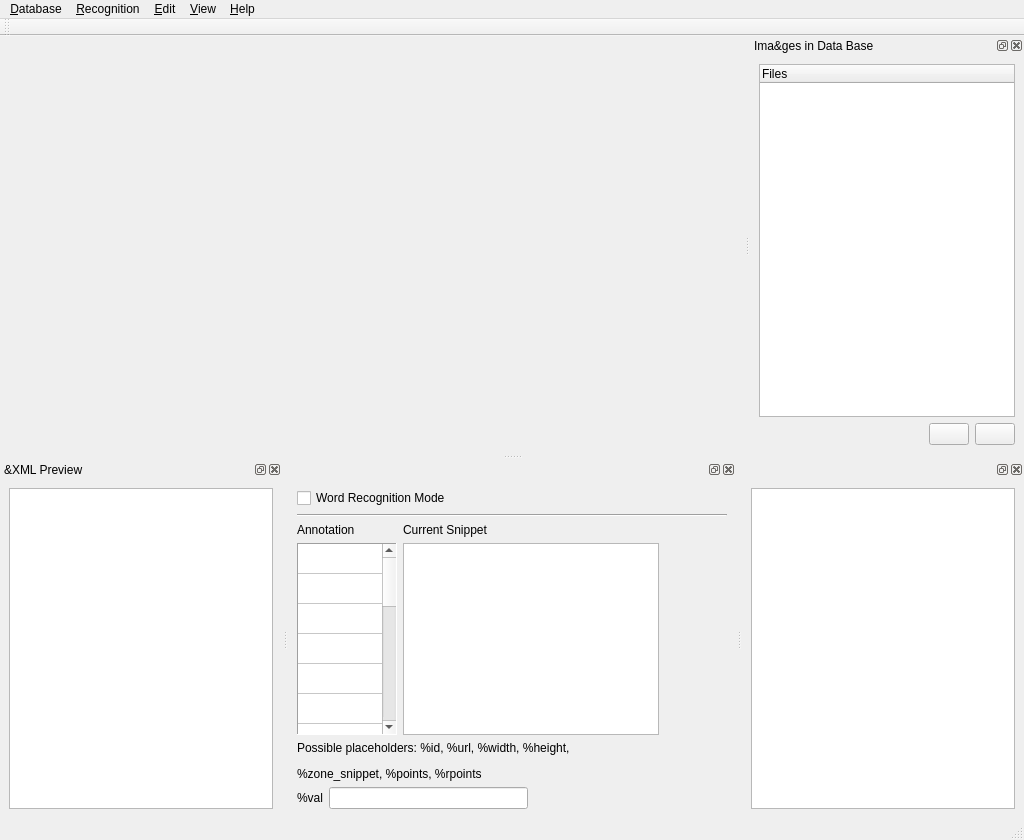
<?xml version="1.0" encoding="UTF-8"?>
<ui version="4.0">
 <class>MainWindow</class>
 <widget class="QMainWindow" name="MainWindow">
  <property name="geometry">
   <rect>
    <x>0</x>
    <y>0</y>
    <width>1024</width>
    <height>840</height>
   </rect>
  </property>
  <property name="focusPolicy">
   <enum>Qt::WheelFocus</enum>
  </property>
  <property name="windowTitle">
   <string>ImageAnnotation</string>
  </property>
  <property name="dockNestingEnabled">
   <bool>true</bool>
  </property>
  <property name="dockOptions">
   <set>QMainWindow::AllowNestedDocks|QMainWindow::AllowTabbedDocks|QMainWindow::AnimatedDocks</set>
  </property>
  <widget class="QWidget" name="centralwidget"/>
  <widget class="QMenuBar" name="menubar">
   <property name="geometry">
    <rect>
     <x>0</x>
     <y>0</y>
     <width>1024</width>
     <height>32</height>
    </rect>
   </property>
   <widget class="QMenu" name="menuHelp">
    <property name="title">
     <string>&amp;Help</string>
    </property>
    <addaction name="actionShortcutHelp"/>
   </widget>
   <widget class="QMenu" name="menuMenu">
    <property name="title">
     <string>&amp;Database</string>
    </property>
    <addaction name="actionNewDatabase"/>
    <addaction name="actionOpenDatabase"/>
    <addaction name="actionSaveDatabase"/>
    <addaction name="actionSaveDatabaseAs"/>
    <addaction name="separator"/>
    <addaction name="actionLoadSnippets"/>
    <addaction name="actionSaveSnippetsAs"/>
    <addaction name="separator"/>
    <addaction name="actionQuit"/>
   </widget>
   <widget class="QMenu" name="menuRecog">
    <property name="title">
     <string>&amp;Recognition</string>
    </property>
    <addaction name="actionExtractSnippets"/>
    <addaction name="actionPrepare"/>
    <!--<addaction name="actionLabelEmbed"/>
    <addaction name="actionFisherVector"/>
    <addaction name="actionAttributeSpace"/>
    <addaction name="actionCommonSub"/>-->
   </widget>
   <widget class="QMenu" name="menuEdit">
    <property name="title">
     <string>&amp;Edit</string>
    </property>
    <addaction name="actionCreateRectangle"/>
    <addaction name="actionCreatePolygon"/>
    <addaction name="separator"/>
    <addaction name="actionAddObject"/>
    <addaction name="actionCopyObj"/>
    <addaction name="actionPasteObj"/>
    <addaction name="actionRemoveObj"/>
    <addaction name="separator"/>
    <addaction name="actionZoomIn"/>
    <addaction name="actionZoomOut"/>
    <addaction name="separator"/>
    <addaction name="actionSetAnnoOptions"/>
   </widget>
   <widget class="QMenu" name="menuView">
    <property name="title">
     <string>&amp;View</string>
    </property>
    <addaction name="actionShowImageFileBrowser"/>
    <addaction name="actionShowObjectProperties"/>
    <addaction name="actionShowXmlPreview"/>
    <addaction name="actionShowSnippetMenu"/>
   </widget>
   <addaction name="menuMenu"/>
   <addaction name="menuRecog"/>
   <addaction name="menuEdit"/>
   <addaction name="menuView"/>
   <addaction name="menuHelp"/>
  </widget>
  <widget class="QStatusBar" name="statusbar"/>
  <widget class="QDockWidget" name="xmlDockWidget">
   <property name="sizePolicy">
    <sizepolicy hsizetype="Preferred" vsizetype="Preferred">
     <horstretch>0</horstretch>
     <verstretch>0</verstretch>
    </sizepolicy>
   </property>
   <property name="toolTip">
    <string>the xml annotation file</string>
   </property>
   <property name="features">
    <set>QDockWidget::AllDockWidgetFeatures</set>
   </property>
   <property name="windowTitle">
    <string>&amp;XML Preview</string>
   </property>
   <attribute name="dockWidgetArea">
    <number>8</number>
   </attribute>
   <widget class="QWidget" name="xmlDockWidgetContents">
    <layout class="QVBoxLayout">
     <item>
      <layout class="QHBoxLayout">
       <item>
        <widget class="QTextEdit" name="xmlTextEdit">
         <property name="toolTip">
          <string>Zeigt das XML-Annotation File (ohne Header und Footer)</string>
         </property>
         <property name="readOnly">
          <bool>true</bool>
         </property>
        </widget>
       </item>
      </layout>
     </item>
    </layout>
   </widget>
  </widget>
  <widget class="QDockWidget" name="snippetDockWidget">
   <property name="toolTip">
    <string>Adjust snippets</string>
   </property>
   <property name="features">
    <set>QDockWidget::AllDockWidgetFeatures</set>
   </property>
   <property name="windowTitle">
    <string/>
   </property>
   <attribute name="dockWidgetArea">
    <number>8</number>
   </attribute>
   <widget class="QWidget" name="dockWidgetContents">
    <layout class="QVBoxLayout" name="verticalLayout">
     <item>
      <layout class="QVBoxLayout" name="verticalLayout_4">
       <item>
        <widget class="QCheckBox" name="wordRecognitionCheckBox">
         <property name="text">
          <string>Word Recognition Mode</string>
         </property>
        </widget>
       </item>
       <item>
        <widget class="Line" name="line">
         <property name="orientation">
          <enum>Qt::Horizontal</enum>
         </property>
        </widget>
       </item>
       <item>
        <layout class="QHBoxLayout" name="horizontalLayout">
         <item>
          <layout class="QVBoxLayout" name="verticalLayout_7">
           <item>
            <widget class="QLabel" name="label_4">
             <property name="text">
              <string>Annotation</string>
             </property>
            </widget>
           </item>
           <item>
            <widget class="QTableWidget" name="snippetSelectionTableWidget">
             <property name="sizePolicy">
              <sizepolicy hsizetype="Preferred" vsizetype="Expanding">
               <horstretch>0</horstretch>
               <verstretch>0</verstretch>
              </sizepolicy>
             </property>
             <property name="maximumSize">
              <size>
               <width>100</width>
               <height>16777215</height>
              </size>
             </property>
             <property name="frameShape">
              <enum>QFrame::Panel</enum>
             </property>
             <property name="midLineWidth">
              <number>0</number>
             </property>
             <property name="selectionMode">
              <enum>QAbstractItemView::SingleSelection</enum>
             </property>
             <property name="gridStyle">
              <enum>Qt::SolidLine</enum>
             </property>
             <property name="rowCount">
              <number>20</number>
             </property>
             <property name="columnCount">
              <number>1</number>
             </property>
             <attribute name="horizontalHeaderVisible">
              <bool>false</bool>
             </attribute>
             <attribute name="verticalHeaderVisible">
              <bool>false</bool>
             </attribute>
             <row/>
             <row/>
             <row/>
             <row/>
             <row/>
             <row/>
             <row/>
             <row/>
             <row/>
             <row/>
             <row/>
             <row/>
             <row/>
             <row/>
             <row/>
             <row/>
             <row/>
             <row/>
             <row/>
             <row/>
             <column/>
            </widget>
           </item>
          </layout>
         </item>
         <item>
          <layout class="QVBoxLayout" name="verticalLayout_5">
           <item>
            <widget class="QLabel" name="label_5">
             <property name="text">
              <string>Current Snippet</string>
             </property>
            </widget>
           </item>
           <item>
            <widget class="QTextEdit" name="snippetTextEdit">
             <property name="toolTip">
              <string>Write a snippet, placeholders (s.below) will be replaced by its real values</string>
             </property>
            </widget>
           </item>
          </layout>
         </item>
         <item>
          <spacer name="horizontalSpacer">
           <property name="orientation">
            <enum>Qt::Horizontal</enum>
           </property>
           <property name="sizeType">
            <enum>QSizePolicy::Expanding</enum>
           </property>
           <property name="sizeHint" stdset="0">
            <size>
             <width>54</width>
             <height>20</height>
            </size>
           </property>
          </spacer>
         </item>
        </layout>
       </item>
       <item>
        <widget class="QLabel" name="label">
         <property name="text">
          <string>&lt;html&gt;&lt;head/&gt;&lt;body&gt;&lt;p&gt;Possible placeholders: %id, %url, %width, %height, &lt;/p&gt;&lt;p&gt;%zone_snippet, %points, %rpoints&lt;/p&gt;&lt;/body&gt;&lt;/html&gt;</string>
         </property>
        </widget>
       </item>
       <item>
        <layout class="QHBoxLayout" name="horizontalLayout_4">
         <item>
          <widget class="QLabel" name="valLabel">
           <property name="text">
            <string>%val</string>
           </property>
          </widget>
         </item>
         <item>
          <widget class="QLineEdit" name="valLineEdit"/>
         </item>
         <item>
          <spacer name="horizontalSpacer_2">
           <property name="orientation">
            <enum>Qt::Horizontal</enum>
           </property>
           <property name="sizeHint" stdset="0">
            <size>
             <width>40</width>
             <height>20</height>
            </size>
           </property>
          </spacer>
         </item>
        </layout>
       </item>
      </layout>
     </item>
    </layout>
   </widget>
  </widget>
  <widget class="QDockWidget" name="imgDockWidget">
   <property name="sizePolicy">
    <sizepolicy hsizetype="Preferred" vsizetype="Preferred">
     <horstretch>0</horstretch>
     <verstretch>0</verstretch>
    </sizepolicy>
   </property>
   <property name="features">
    <set>QDockWidget::AllDockWidgetFeatures</set>
   </property>
   <property name="windowTitle">
    <string>Ima&amp;ges in Data Base</string>
   </property>
   <attribute name="dockWidgetArea">
    <number>2</number>
   </attribute>
   <widget class="QWidget" name="imgDockWidgetContents">
    <layout class="QVBoxLayout">
     <item>
      <widget class="QTreeWidget" name="imgTreeWidget">
       <property name="sizePolicy">
        <sizepolicy hsizetype="Expanding" vsizetype="Expanding">
         <horstretch>0</horstretch>
         <verstretch>0</verstretch>
        </sizepolicy>
       </property>
       <property name="editTriggers">
        <set>QAbstractItemView::DoubleClicked|QAbstractItemView::EditKeyPressed</set>
       </property>
       <property name="selectionMode">
        <enum>QAbstractItemView::ExtendedSelection</enum>
       </property>
       <property name="indentation">
        <number>20</number>
       </property>
       <property name="uniformRowHeights">
        <bool>true</bool>
       </property>
       <property name="sortingEnabled">
        <bool>false</bool>
       </property>
       <column>
        <property name="text">
         <string>Files</string>
        </property>
       </column>
      </widget>
     </item>
     <item>
      <layout class="QHBoxLayout">
       <item>
        <spacer>
         <property name="orientation">
          <enum>Qt::Horizontal</enum>
         </property>
         <property name="sizeHint" stdset="0">
          <size>
           <width>40</width>
           <height>20</height>
          </size>
         </property>
        </spacer>
       </item>
       <item>
        <widget class="QPushButton" name="addImgButton">
         <property name="sizePolicy">
          <sizepolicy hsizetype="Fixed" vsizetype="Fixed">
           <horstretch>0</horstretch>
           <verstretch>0</verstretch>
          </sizepolicy>
         </property>
         <property name="text">
          <string/>
         </property>
         <property name="icon">
          <iconset resource="icons.qrc">
           <normaloff>:/resources/documents_add.png</normaloff>:/resources/documents_add.png</iconset>
         </property>
        </widget>
       </item>
       <item>
        <widget class="QPushButton" name="delImgButton">
         <property name="sizePolicy">
          <sizepolicy hsizetype="Fixed" vsizetype="Fixed">
           <horstretch>0</horstretch>
           <verstretch>0</verstretch>
          </sizepolicy>
         </property>
         <property name="text">
          <string/>
         </property>
         <property name="icon">
          <iconset resource="icons.qrc">
           <normaloff>:/resources/documents_remove.png</normaloff>:/resources/documents_remove.png</iconset>
         </property>
        </widget>
       </item>
      </layout>
     </item>
    </layout>
   </widget>
  </widget>
  <widget class="QToolBar" name="toolBar">
   <property name="windowTitle">
    <string>toolBar</string>
   </property>
   <attribute name="toolBarArea">
    <enum>TopToolBarArea</enum>
   </attribute>
   <attribute name="toolBarBreak">
    <bool>false</bool>
   </attribute>
  </widget>
  <widget class="QDockWidget" name="objDockWidget">
   <attribute name="dockWidgetArea">
    <number>8</number>
   </attribute>
   <widget class="QWidget" name="objDockWidgetContents_2">
    <property name="enabled">
     <bool>true</bool>
    </property>
    <layout class="QVBoxLayout" name="verticalLayout_3">
     <item>
      <widget class="QTableWidget" name="objTableWidget"/>
     </item>
    </layout>
   </widget>
  </widget>
  <action name="actionOpenDatabase">
   <property name="icon">
    <iconset resource="icons.qrc">
     <normaloff>:/resources/folder_classic_opened.png</normaloff>:/resources/folder_classic_opened.png</iconset>
   </property>
   <property name="text">
    <string>&amp;Open Database</string>
   </property>
   <property name="shortcut">
    <string>Ctrl+O</string>
   </property>
  </action>
  <action name="actionSaveDatabase">
   <property name="icon">
    <iconset resource="icons.qrc">
     <normaloff>:/resources/save.png</normaloff>:/resources/save.png</iconset>
   </property>
   <property name="text">
    <string>&amp;Save Database</string>
   </property>
   <property name="shortcut">
    <string>Ctrl+S</string>
   </property>
  </action>
  <action name="actionQuit">
   <property name="text">
    <string>&amp;Quit</string>
   </property>
   <property name="shortcut">
    <string>Ctrl+Q</string>
   </property>
  </action>
  <action name="actionSaveDatabaseAs">
   <property name="text">
    <string>Save Database &amp;As ...</string>
   </property>
   <property name="shortcut">
    <string>Ctrl+Shift+S</string>
   </property>
  </action>
  <action name="actionPrepare">
   <property name="text">
    <string>&amp;Prepare ...</string>
   </property>
  </action>
  <action name="actionShortcutHelp">
   <property name="text">
    <string>&amp;Shortcuts</string>
   </property>
  </action>
  <action name="actionCopyObj">
   <property name="enabled">
    <bool>true</bool>
   </property>
   <property name="text">
    <string>&amp;Copy Object</string>
   </property>
   <property name="shortcut">
    <string>Ctrl+C</string>
   </property>
  </action>
  <action name="actionPasteObj">
   <property name="enabled">
    <bool>true</bool>
   </property>
   <property name="text">
    <string>&amp;Paste Object</string>
   </property>
   <property name="shortcut">
    <string>Ctrl+V</string>
   </property>
  </action>
  <action name="actionExtractImages">
   <property name="text">
    <string>&amp;Extract Images</string>
   </property>
   <property name="shortcut">
    <string>Ctrl+E</string>
   </property>
  </action>
  <action name="actionShowXmlPreview">
   <property name="checkable">
    <bool>true</bool>
   </property>
   <property name="checked">
    <bool>true</bool>
   </property>
   <property name="enabled">
    <bool>true</bool>
   </property>
   <property name="text">
    <string>&amp;Show XML Preview</string>
   </property>
   <property name="toolTip">
    <string>Show Image Properties</string>
   </property>
   <property name="visible">
    <bool>true</bool>
   </property>
  </action>
  <action name="actionShowImageFileBrowser">
   <property name="checkable">
    <bool>true</bool>
   </property>
   <property name="checked">
    <bool>true</bool>
   </property>
   <property name="text">
    <string>&amp;Image File Browser</string>
   </property>
   <property name="iconText">
    <string>Image File Browser</string>
   </property>
   <property name="toolTip">
    <string>Show Image File Browser</string>
   </property>
  </action>
  <action name="actionShowObjectProperties">
   <property name="checkable">
    <bool>true</bool>
   </property>
   <property name="checked">
    <bool>true</bool>
   </property>
   <property name="text">
    <string>&amp;Object Properties</string>
   </property>
   <property name="toolTip">
    <string>Show Object Properties</string>
   </property>
  </action>
  <action name="actionRemoveProperty">
   <property name="text">
    <string>Remove Property (column)</string>
   </property>
   <property name="toolTip">
    <string>removes the selected property</string>
   </property>
  </action>
  <action name="actionCreateRectangle">
   <property name="checkable">
    <bool>true</bool>
   </property>
   <property name="checked">
    <bool>false</bool>
   </property>
   <property name="icon">
    <iconset resource="icons.qrc">
     <normaloff>:/resources/rectangle2.png</normaloff>:/resources/rectangle2.png</iconset>
   </property>
   <property name="text">
    <string>Cr&amp;eate Rectangle</string>
   </property>
   <property name="shortcut">
    <string>Ctrl+R</string>
   </property>
   <property name="shortcutContext">
    <enum>Qt::WindowShortcut</enum>
   </property>
  </action>
  <action name="actionCreatePolygon">
   <property name="checkable">
    <bool>true</bool>
   </property>
   <property name="icon">
    <iconset resource="icons.qrc">
     <normaloff>:/resources/polygon_blue.png</normaloff>:/resources/polygon_blue.png</iconset>
   </property>
   <property name="text">
    <string>Create Po&amp;lygon</string>
   </property>
   <property name="shortcut">
    <string>Ctrl+P</string>
   </property>
  </action>
  <action name="actionRemoveObj">
   <property name="text">
    <string>&amp;Remove Object</string>
   </property>
  </action>
  <action name="actionZoomIn">
   <property name="icon">
    <iconset resource="icons.qrc">
     <normaloff>:/resources/zoom_in.png</normaloff>:/resources/zoom_in.png</iconset>
   </property>
   <property name="text">
    <string>&amp;Zoom In</string>
   </property>
  </action>
  <action name="actionZoomOut">
   <property name="icon">
    <iconset resource="icons.qrc">
     <normaloff>:/resources/zoom_out.png</normaloff>:/resources/zoom_out.png</iconset>
   </property>
   <property name="text">
    <string>Zoom &amp;Out</string>
   </property>
  </action>
  <action name="actionPropertydialog">
   <property name="text">
    <string>propertydialog</string>
   </property>
   <property name="shortcut">
    <string>Space</string>
   </property>
  </action>
  <action name="actionBrowsingMode">
   <property name="checkable">
    <bool>true</bool>
   </property>
   <property name="checked">
    <bool>true</bool>
   </property>
   <property name="icon">
    <iconset resource="icons.qrc">
     <normaloff>:/resources/cursor_arrow.png</normaloff>:/resources/cursor_arrow.png</iconset>
   </property>
   <property name="text">
    <string>BrowsingMode</string>
   </property>
   <property name="toolTip">
    <string>Sets the browsing mode</string>
   </property>
   <property name="shortcut">
    <string>Ctrl+A</string>
   </property>
  </action>
  <action name="actionAddObject">
   <property name="text">
    <string>&amp;Add Object</string>
   </property>
   <property name="shortcut">
    <string>Ctrl+N</string>
   </property>
  </action>
  <action name="actionSaveOntologyAs">
   <property name="text">
    <string>Save Ontology As ...</string>
   </property>
  </action>
  <action name="actionLoadOntology">
   <property name="text">
    <string>&amp;Load Ontology</string>
   </property>
  </action>
  <!--<action name="actionLabelEmbed">
   <property name="text">
    <string>&amp;LabelEmbed ...</string>-
   </property>
  </action>-->
  <action name="actionNewDatabase">
   <property name="text">
    <string>&amp;New Database</string>
   </property>
  </action>
  <!--<action name="actionFisherVector">
   <property name="text">
    <string>&amp;Fisher Vector...</string>
   </property>
  </action>
  <action name="actionAttributeSpace">
   <property name="text">
    <string>&amp;Attri.-Space...</string>
   </property>
  </action>
  <action name="actionCommonSub">
   <property name="text">
    <string>&amp;Common Subspace...</string>
   </property>
  </action>-->
  <action name="actionRecognition">
   <property name="text">
    <string>Recognition Select...</string>
   </property>
  </action>
  <action name="actionLoadSnippets">
   <property name="text">
    <string>&amp;Load Snippets</string>
   </property>
  </action>
  <action name="actionSaveSnippetsAs">
   <property name="text">
    <string>Sa&amp;ve Snippets As ...</string>
   </property>
  </action>
  <action name="actionSetAnnoOptions">
   <property name="text">
    <string>&amp;Set Annotation Options</string>
   </property>
  </action>
  <action name="actionShowSnippetMenu">
   <property name="checkable">
    <bool>true</bool>
   </property>
   <property name="checked">
    <bool>true</bool>
   </property>
   <property name="text">
    <string>Show Snippet &amp;Menu</string>
   </property>
  </action>
  <action name="actionExtractSnippets">
   <property name="text">
    <string>Extract Snippets</string>
   </property>
  </action>
  <zorder>xmlDockWidget</zorder>
 </widget>
 <tabstops>
  <tabstop>addImgButton</tabstop>
  <tabstop>delImgButton</tabstop>
  <tabstop>imgTreeWidget</tabstop>
 </tabstops>
 <resources>
  <include location="icons.qrc"/>
 </resources>
 <connections/>
</ui>
